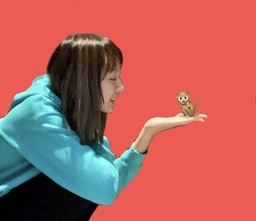
#> input picture stanCode_Projects/my_photoshop/image_contest/photoshop_award.jpg, 256 x 221 px, shrunk from 1170 x 1012 before the run
$ python best_photoshop_award.py
#> lines starting #> are read from the running program, lines starting #| are printed output that depends on the picture
### stanCode_Projects/my_photoshop/simpleimage.py
#!/usr/bin/env python3

"""
Stanford CS106AP SimpleImage
Nick Parlante, Sonja Johnson-Yu, and Nick Bowman
 -6/2019 version has file reading, pix, and foreach iterator

SimpleImage Features:
Create image:
    image = SimpleImage.blank(400, 200)   # create new image of size
    image = SimpleImage('foo.jpg')        # create from file

Access size
    image.width, image.height

Iterate over all pixels:
    for pixel in image:
        #do something with pixel

Get pix at x,y
    pix = image.get_pix(x, y)
    # pix is RGB tuple like (100, 200, 0)

Set pix at x,y
    image.set_pix(x, y, pix)   # set data by tuple also

Get Pixel object at x,y
    pixel = image.get_pixel(x, y)
    pixel.red = 0
    pixel.blue = 255

Show image on screen
    image.show()

The main() function below demonstrates the above functions as a test.
"""

import sys
# If the following line fails, "Pillow" needs to be installed
from PIL import Image


def clamp(num):
    """
    Return a "clamped" version of the given num,
    converted to be an int limited to the range 0..255 for 1 byte.
    """
    num = int(num)
    if num < 0:
        return 0
    if num >= 256:
        return 255
    return num


class Pixel(object):
    """
    A pixel at an x,y in a SimpleImage.
    Supports set/get .red .green .blue
    and get .x .y
    """
    def __init__(self, image, x, y):
        self.image = image
        self._x = x
        self._y = y

    def __str__(self):
        return 'r:' + str(self.red) + ' g:' + str(self.green) + ' b:' + str(self.blue)

    # Pillow image stores each pixel color as a (red, green, blue) tuple.
    # So the functions below have to unpack/repack the tuple to change anything.

    @property
    def red(self):
        return self.image.px[self._x, self._y][0]

    @red.setter
    def red(self, value):
        rgb = self.image.px[self._x, self._y]
        self.image.px[self._x, self._y] = (clamp(value), rgb[1], rgb[2])

    @property
    def green(self):
        return self.image.px[self._x, self._y][1]

    @green.setter
    def green(self, value):
        rgb = self.image.px[self._x, self._y]
        self.image.px[self._x, self._y] = (rgb[0], clamp(value), rgb[2])

    @property
    def blue(self):
        return self.image.px[self._x, self._y][2]

    @blue.setter
    def blue(self, value):
        rgb = self.image.px[self._x, self._y]
        self.image.px[self._x, self._y] = (rgb[0], rgb[1], clamp(value))

    @property
    def x(self):
        return self._x

    @property
    def y(self):
        return self._y


# color tuples for background color names 'red' 'white' etc.
BACK_COLORS = {
    'white': (255, 255, 255),
    'black': (0, 0, 0),
    'red': (255, 0, 0),
    'green': (0, 255, 0),
    'blue': (0, 0, 255),
}


class SimpleImage(object):
    def __init__(self, filename, width=0, height=0, back_color=None):
        """
        Create a new image. This case works: SimpleImage('foo.jpg')
        To create a blank image use SimpleImage.blank(500, 300)
        The other parameters here are for internal/experimental use.
        """
        # Create pil_image either from file, or making blank
        if filename:
            self.pil_image = Image.open(filename).convert("RGB")
            if self.pil_image.mode != 'RGB':
                raise Exception('Image file is not RGB')
            self._filename = filename  # hold onto
        else:
            if not back_color:
                back_color = 'white'
            color_tuple = BACK_COLORS[back_color]
            if width == 0 or height == 0:
                raise Exception('Creating blank image requires width/height but got {} {}'
                                .format(width, height))
            self.pil_image = Image.new('RGB', (width, height), color_tuple)
        self.px = self.pil_image.load()
        size = self.pil_image.size
        self._width = size[0]
        self._height = size[1]
        self.curr_x = 0
        self.curr_y = 0

    def __iter__(self):
        return self

    # [26 lines left out: functions __next__, increment_curr_counters, blank, file, not called in this run]

    @property
    def width(self):
        """Width of image in pixels."""
        return self._width

    @property
    def height(self):
        """Height of image in pixels."""
        return self._height

    def get_pixel(self, x, y):
        """
        Returns a Pixel at the given x,y, suitable for getting/setting
        .red .green .blue values.
        """
        if x < 0 or x >= self._width or y < 0 or y >= self.height:
            e = Exception('get_pixel bad coordinate x %d y %d (vs. image width %d height %d)' %
                          (x, y, self._width, self.height))
            raise e
        return Pixel(self, x, y)

    # [14 lines left out: functions set_pixel, set_rgb, not called in this run]

    def get_pix(self, x, y):
        """Get pix RGB tuple (200, 100, 50) for the given x,y."""
        return self.px[x, y]

    def set_pix(self, x, y, pix):
        """Set the given pix RGB tuple into the image at the given x,y."""
        self.px[x, y] = pix

    def show(self):
        """Displays the image using an external utility."""
        self.pil_image.show()

    def make_as_big_as(self, image):
        """Resizes image to the shape of the given image"""
        self.pil_image = self.pil_image.resize((image.width, image.height))
        self.px = self.pil_image.load()
        size = self.pil_image.size
        self._width = size[0]
        self._height = size[1]


# [30 lines left out: function main, not called in this run]


# [2 lines that do not run on import are left out]

### stanCode_Projects/my_photoshop/best_photoshop_award.py
"""
File: best_photoshop_award.py
Name:
----------------------------------
This file creates a photoshopped image
that is going to compete for the Best
Photoshop Award for SC001.
Please put all the images you will use in the image_contest folder
and make sure to choose the right folder when loading your images.
"""
from simpleimage import SimpleImage

THRESHOLD = 1.58

def main():
    """
    創作理念: 一起到山林裡見證 baby monkey 的誕生! 一旦見證到這個神聖的moment，人會漸漸虛化喔!
    """
    fig = SimpleImage('image_contest/photoshop_award.jpg')
#> in __init__, self.pil_image is the input picture: PIL image 256x221 RGB; mean R, G, B 176.9, 96.4, 91.3
    fig.show()
    bg = SimpleImage('image_contest/photo_bg.jpg')
#> call 2 of __init__, with filename = 'image_contest/photo_bg.jpg', width = 0, height = 0
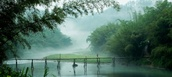
#> input picture stanCode_Projects/my_photoshop/image_contest/photo_bg.jpg, 172 x 77 px, shrunk from 786 x 350 before the run
#> in __init__, self.pil_image is the input picture: PIL image 172x77 RGB; mean R, G, B 84.1, 113.5, 101.2
    bg.make_as_big_as(fig)
#> in make_as_big_as, `self.pil_image = self.pil_image.resize((image.width, image.height))`:
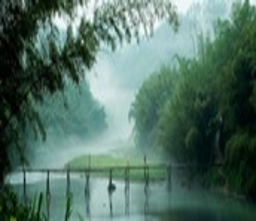
#> self.pil_image: PIL image 256x221 RGB; mean R, G, B 84.2, 113.5, 101.2
    new_img = combine(fig, bg)
    new_img.show()
#> in show (call 2), `self.pil_image.show()`:
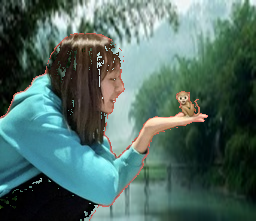
#> shown: PIL image 256x221 RGB; mean R, G, B 80, 107.7, 100.2

def combine(fig,bg):
    for x in range(fig.width):
        for y in range(fig.height):
            fig_pixel = fig.get_pixel(x, y)
            avg = (fig_pixel.red + fig_pixel.green + fig_pixel.blue)//3
            if fig_pixel.red > avg * THRESHOLD:
                # Red Screen
                bg_pixel = bg.get_pixel(x, y)
                fig_pixel.red = bg_pixel.red
                fig_pixel.green = bg_pixel.green
                fig_pixel.blue = bg_pixel.blue
    return fig


# DO NOT EDIT CODE BELOW THIS LINE #

if __name__ == '__main__':
    main()
